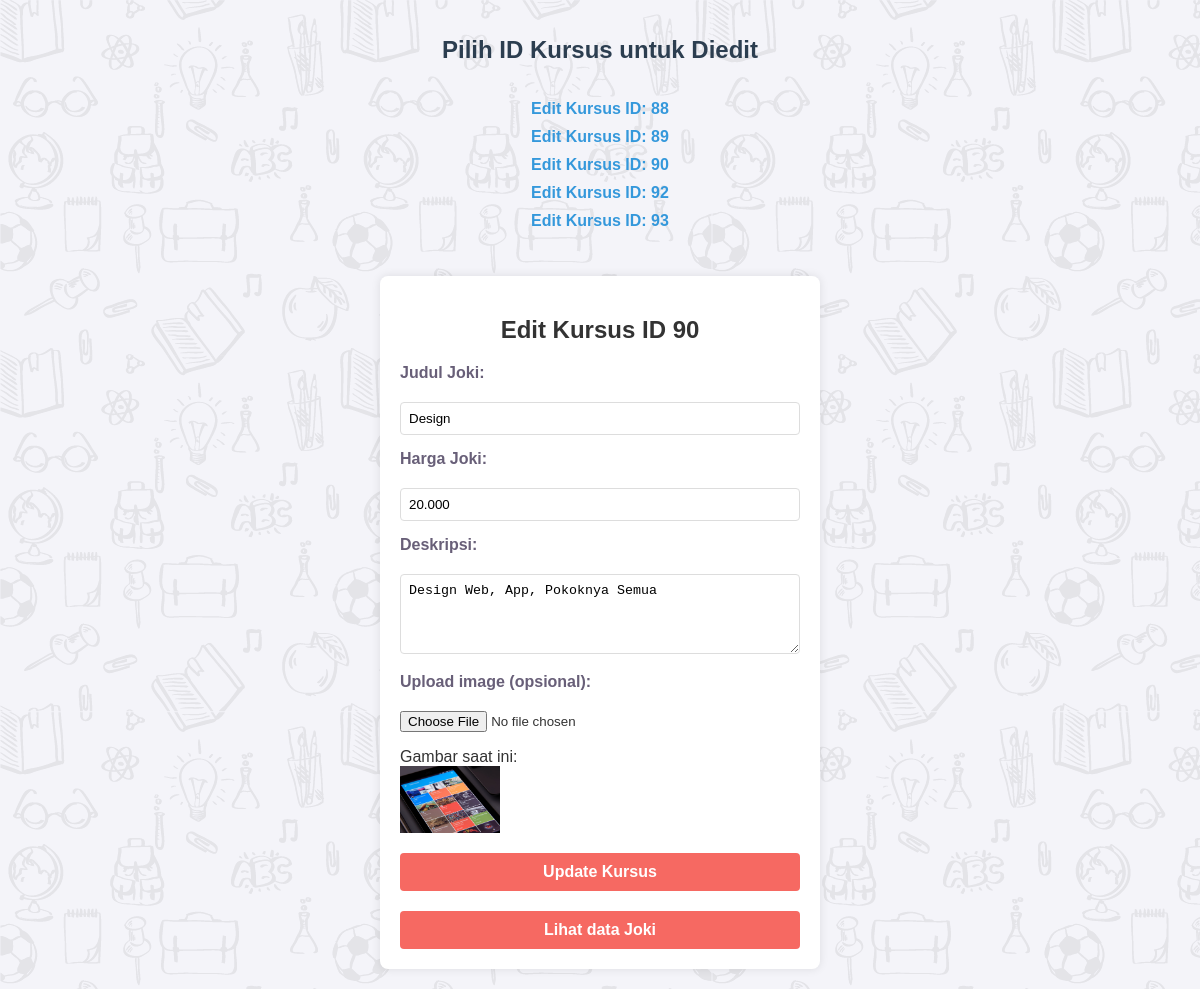
Page /update.php?id=90 (signed in) on the committed database.
### tables this page shows
CREATE TABLE `courses` (
  `id` int(11) NOT NULL,
  `title` varchar(100) NOT NULL,
  `price` decimal(10,3) NOT NULL,
  `description` text DEFAULT NULL,
  `image` varchar(255) DEFAULT NULL,
  `rating` tinyint(4) DEFAULT NULL
);

### update.php (the view, shortened to what this page needs)
<?php
include 'db.php';
if (isset($_GET['id']) && !empty($_GET['id'])) {
    $id = $_GET['id'];
    $stmt = $conn->prepare("SELECT * FROM courses WHERE id = ?");
    $stmt->bind_param("i", $id);
    $stmt->execute();
    $result = $stmt->get_result();
    $course = $result->fetch_assoc();
}
$result = $conn->query("SELECT id FROM courses");
?>
<!DOCTYPE html>
<html lang="en">
<head>
    <link rel="stylesheet" href="update.css">
</head>
<body style="background-image: url(std\ 1.png);">
    <h1>Pilih ID Kursus untuk Diedit</h1>
    <ul>
        <?php while ($row = $result->fetch_assoc()): ?>
            <li><a href="update.php?id=<?= $row['id']; ?>">Edit Kursus ID: <?= $row['id']; ?></a></li>
        <?php endwhile; ?>
    </ul>
    <?php if (isset($course)): ?>
        <form method="POST"  action="" enctype="multipart/form-data">
        <h2 style="text-align:center;">Edit Kursus ID <?= htmlspecialchars($course['id']); ?></h2>
            <label style="color: #685f78; margin-bottom:20px;" for="title">Judul Joki:</label>
            <input type="text" name="title" value="<?= htmlspecialchars($course['title']); ?>" required><br>
            <label style="color: #685f78; margin-bottom:20px;" for="price">Harga Joki:</label>
            <input type="text" name="price" value="<?= htmlspecialchars($course['price']); ?>" required><br>
            <label style="color: #685f78; margin-bottom:20px;" for="description">Deskripsi:</label>
            <textarea name="description" required><?= htmlspecialchars($course['description']); ?></textarea><br>
            <label style="color: #685f78; margin-bottom:20px;" for="image">Upload image (opsional):</label>
            <input type="file" name="image" accept="image/*"><br>
            <p>Gambar saat ini: <br> <img src="uploads/<?= htmlspecialchars($course['image']); ?>" alt="Gambar Kursus" width="100"></p>
            <button type="submit">Update Kursus</button>
            <div class="a1">
        <a href="index.php">Lihat data Joki</a>
        </div>
        </form>
    <?php endif; ?>
</body>
</html>

### update.css (style rules this page uses)
body { font-family: Arial, sans-serif; background-color: #f4f4f9; background-image: url(std\ 1.png); color: #333; margin: 0; padding: 20px; display: flex; flex-direction: column; align-items: center; }
:root { --bg-color: #fff; --text-color: #22100d; --second-color: #685f78; --main-color: #f66962; --big-font: 3.8rem; --h2-font: 2.6rem; --p-font: 1rem; }
h1 { font-size: 24px; margin-bottom: 20px; color: #2c3e50; }
ul { list-style: none; padding: 0; }
ul li { margin-bottom: 10px; }
ul li a { text-decoration: none; color: #3498db; font-weight: bold; transition: color 0.3s; }
form { background-color: #fff; padding: 20px; border-radius: 8px; box-shadow: 0 0 10px rgba(0, 0, 0, 0.1); width: 100%; max-width: 400px; margin-top: 20px; }
form label { display: block; margin-bottom: 5px; font-weight: bold; color: #685f78; font-size: 1rem; transition: color 0.3s; }
form input[type="text"], form textarea { width: 100%; padding: 8px; margin-bottom: 15px; border: 1px solid #ddd; border-radius: 4px; box-sizing: border-box; }
form textarea { resize: vertical; min-height: 80px; }
form button[type="submit"] { background-color: var(--main-color); color: white; border: none; font-size: var(--p-font); font-weight: 700; border-radius: 4px; padding: 10px 15px; cursor: pointer; font-size: 16px; width: 100%; }
.a1 { margin-top: 20px; justify-content: center; display: flex; padding: 10px 15px; font-size: var(--p-font); font-weight: 700; border-radius: 4px; background: var(--main-color); color: var(--bg-color); }
.a1 a { text-align: center; color: white; text-decoration: none; }

### rows in the picture
courses: id "88"
courses: id "89"
courses: id "90", title "Design", price "20.000", description "Design Web, App, Pokoknya Semua", image (picture)
courses: id "92"
courses: id "93"
